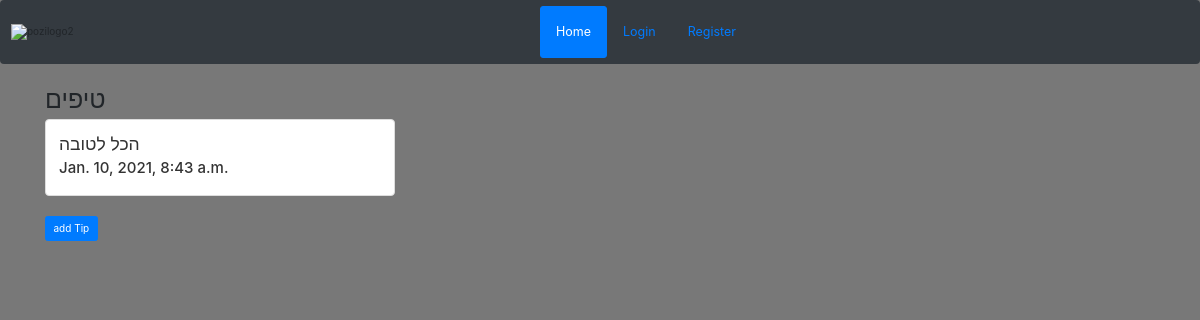
Page /chat/Daliy_Tip/ on the earlier database version.
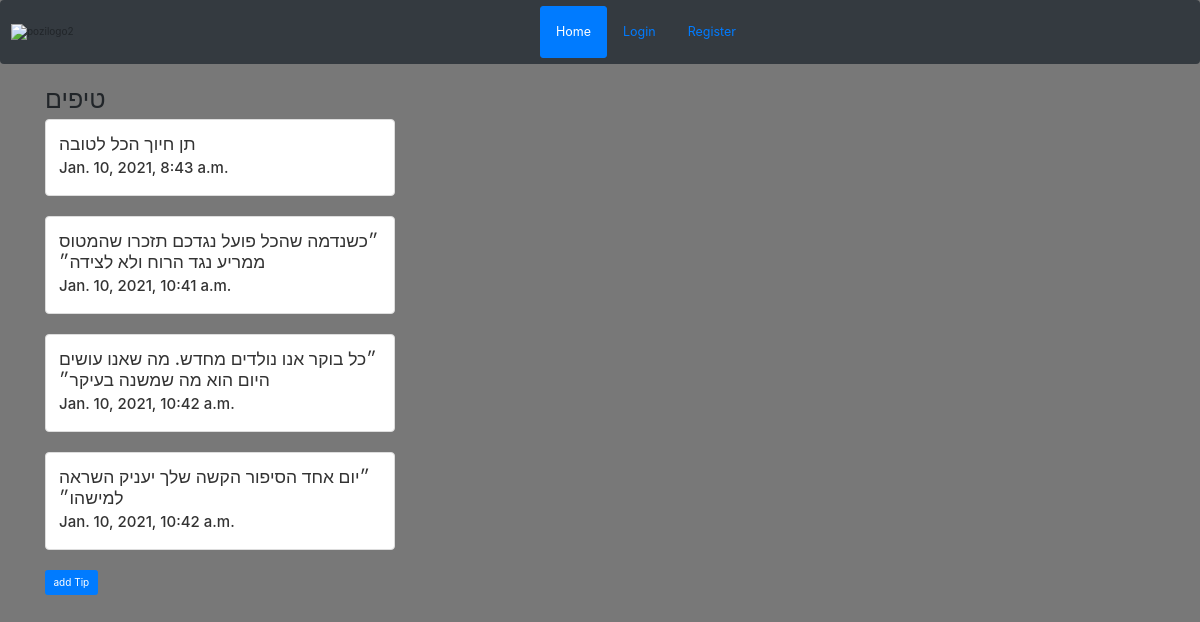
Same page on the later database version.
### chat/models.py (models this page shows, shortened)
class tip_model(models.Model):
    subject = models.CharField(max_length=300)
    text = models.TextField(max_length=5000, null=True)
    release_date = models.DateTimeField(auto_now_add=True, null=True)

### chat/views.py (the view)
def Daliy_Tip(request):
    All_Tips = tip_model.objects.all()
    context = {
        "Daliy_Tips": All_Tips
    }
    return render(request, 'chat/Daliy_Tip.html', context)

### chat/templates/chat/Daliy_Tip.html (shortened to what this page needs)
{% extends 'basic_app/base.html' %}
{% block body_block %}
<h1>  טיפים  </h1>
{% for tip in Daliy_Tips %}
      <div class="row">
  <div class="col-sm-6 col-md-4">
    <div class="thumbnail">
      <a href = '/chat/Daliy_Tip/tip_detail/{{ tip.id }}'><div class="caption">
          <h3> {{ tip.subject }} </h3>
          <h4>{{ tip.release_date }}</h4>
      </div></a>
    </div>
  </div>
    </div>
        {% endfor %}
              {% if not user.groups.all.0.name == "customer" %}
        <a href="{% url 'chat:Daliy_Tip_add'%}" class="btn btn-primary">add Tip</a>
    {% endif %}
{% endblock %}

### templates/basic_app/base.html (shortened to what this page needs)
<!DOCTYPE html>
<html>
    <link rel="stylesheet" href="https://stackpath.bootstrapcdn.com/bootstrap/3.4.1/css/bootstrap.min.css"
>
<head>
  <link rel="stylesheet" href="https://maxcdn.bootstrapcdn.com/bootstrap/4.5.2/css/bootstrap.min.css">
</head>
 <body>
   <nav class="navbar navbar-expand-lg navbar-dark bg-dark static-top">
                   <img src="https://i.ibb.co/z5G3GQG/pozilogo2.png" id="pozi" alt="pozilogo2" border="0"></a>
      <div class="container">
        <ul class="nav navbar-nav">
          <li><a href="{% url 'index' %}" class="btn btn-primary btn-lg" role="button">Home</a></li>
          {% if user.is_authenticated %}
            <li><a class='navbar-link-nav'  href="{% url 'accounts:logout' %}">Logout</a></li>
             {% if request.user.is_authenticated %}
                        {% if request.user.is_superuser %}
                            <li><a class="navbar-link-nav" id="check1" href="{% url 'admin:index' %}">Admin</a></li>
                        {% endif %}
             {% endif %}
             <a class=dropdown-menu" ></a></ul>
<ul class="nav navbar-nav">
  <li role="presentation" class="dropdown">
    <a class="dropdown-toggle"  data-toggle="dropdown" href="#" role="button" aria-haspopup="true" aria-expanded="false">
      Menu
    </a>
    <ul class="dropdown-menu">
        <li><a class="button" href="{% url 'basic_app:consultation'  %}">Consulting</a></li>
        <li><a  class="button" href="{% url 'basic_app:stories' %}"> Personal Stories</a></li>
        <li><a  class="button" href="{% url 'basic_app:Videos' %}">Videos</a></li>
    </ul>
  </li>
</ul>
<ul class="nav navbar-nav">
  <li role="presentation" class="dropdown">
    <a class="dropdown-toggle" data-toggle="dropdown" href="#" role="button" aria-haspopup="true" aria-expanded="false">
      Options
    </a>
    <ul class="dropdown-menu">
      <li><a  class="button"   href="{% url 'accounts:profile' user.pk %}">Private profile</a></li>
        <li><a  class="button"  href="{% url 'basic_app:Review' %}">Leave a review</a></li>
        <li><a  class="button"  href="{% url 'basic_app:about' %}">About </a></li>
    </ul>
  </li>
       {% if request.user.is_staff %}
    <ul class="nav navbar-nav">
  <li role="presentation" class="dropdown">
    <a class="dropdown-toggle" data-toggle="dropdown" href="#" role="button" aria-haspopup="true" aria-expanded="false">
      Reports for Admins
    </a>
    <ul class="dropdown-menu">
        <li><a  class="button" href="{% url 'accounts:test-view' %}">Report entry times</a></li>
        <li><a  class="button" href="{% url 'accounts:test-view2' %}">Report content consumption</a></li>
        <li><a  class="button" href="{% url 'accounts:test-view3' %}">Report payments</a></li>
    </ul>
  </li>
        {% endif %}
          <form class="navbar-form navbar-left" method="GET" action="{% url 'basic_app:index' %}">
        <div class="form-group">
          <input type="text" class="form-control" placeholder="Search" name ="title">
        </div>
        <button type="submit" id="sumbit" class="btn btn-info">Submit</button>
      </form>
          {% else %}
            <li><a class="btn btn-link btn-lg" href="{% url 'accounts:login' %}" role="button">Login </a></li>
            <li><a class="btn btn-link btn-lg" href="{% url 'accounts:register' %}" role="button">Register</a></li>
          {% endif %}
      </div>
    </nav>
    <div class="container">
    {% block body_block %}
    {% endblock %}

### templates/basic_app/base.html (style rules this page uses)
body { background-color: rgb(120, 120, 120); }
#pozi { width: 100px; margin-top: 10px; margin-bottom: 10px; }

Differences in the rows shown:
changed tip_model: subject "הכל לטובה" → "תן חיוך הכל לטובה"
added tip_model: subject "״כשנדמה שהכל פועל נגדכם תזכרו שהמטוס ממריע נגד הרוח ולא לצידה״", release_date "Jan. 10, 2021, 10:41 a.m."
added tip_model: subject "״כל בוקר אנו נולדים מחדש. מה שאנו עושים היום הוא מה שמשנה בעיקר״", release_date "Jan. 10, 2021, 10:42 a.m."
added tip_model: subject "״יום אחד הסיפור הקשה שלך יעניק השראה למישהו״", release_date "Jan. 10, 2021, 10:42 a.m."
